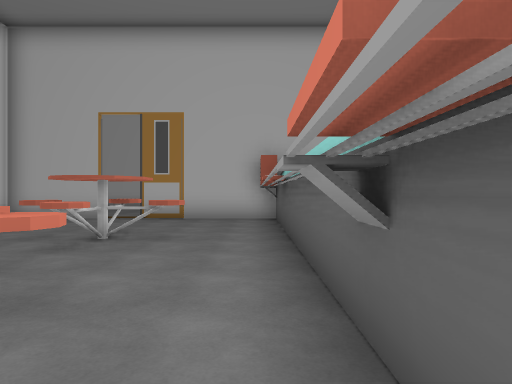
View 1 (above)

24 first-person views from a walk through a 3-D level made in the Unity game engine. The camera is 1.5 m above the floor, looks level and sees 75° across. The floor is counted in squares, 2 m on a side. Each view is taken from the middle of a square. On the plan, view 1 faces up. The plan holds only what a view shows up to about 11 squares ahead; the rest is blank. The place goes on beyond the plan. The player character is not drawn. Some animated figures are left out. Some surface patterns are stand-ins.

View 2
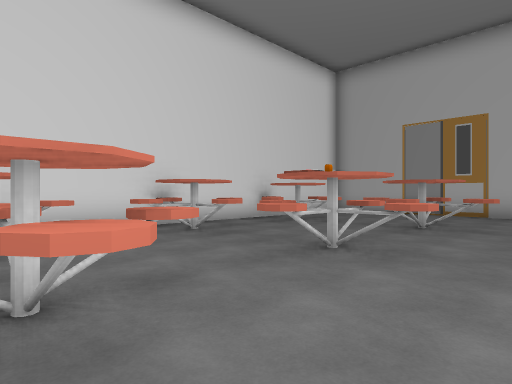

View 3
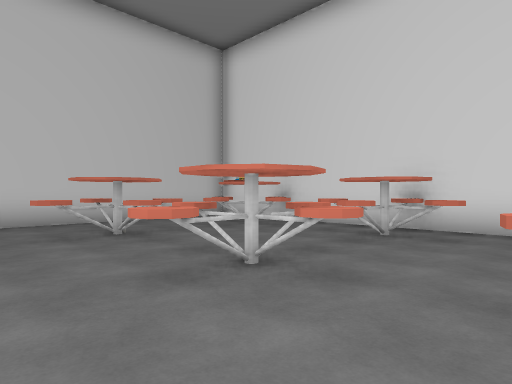

View 4
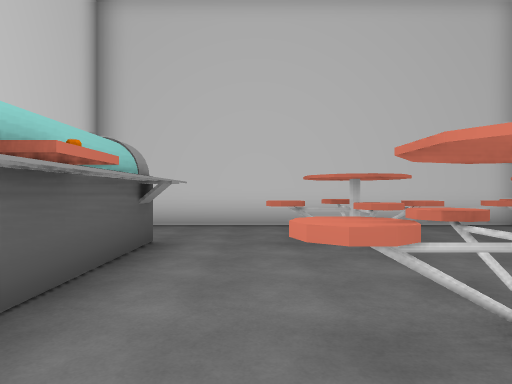

View 5
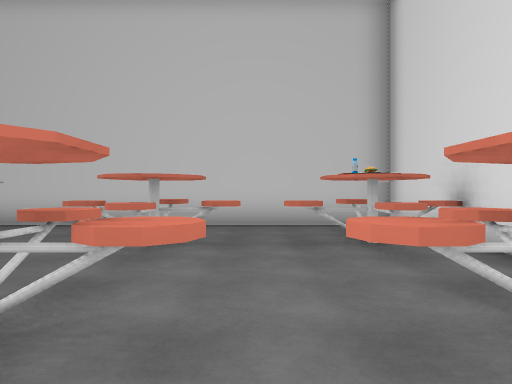

View 6
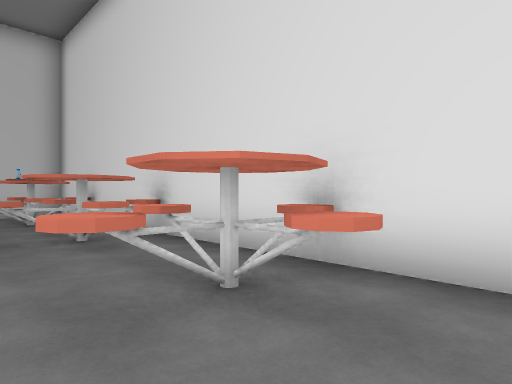

View 7
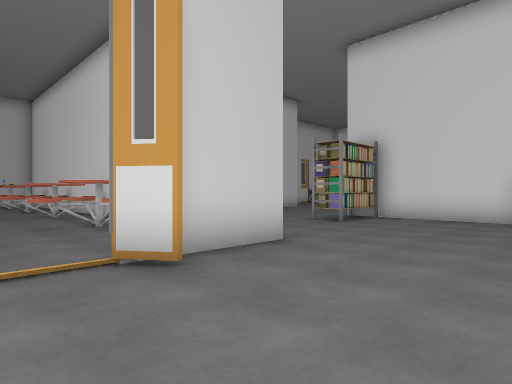

View 8
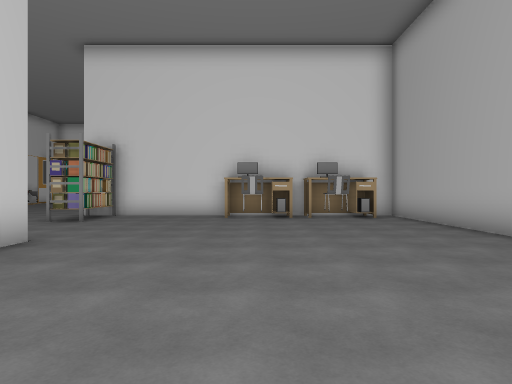

View 9
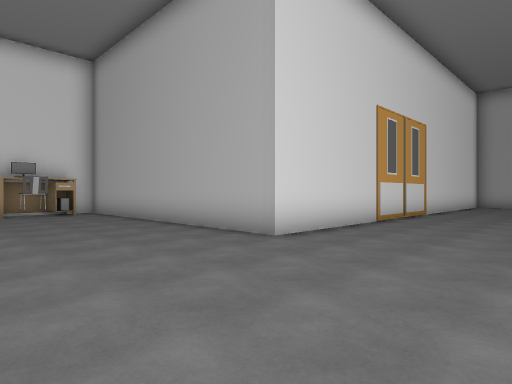

View 10
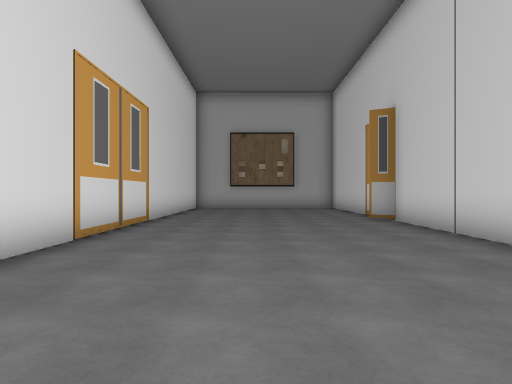

View 11
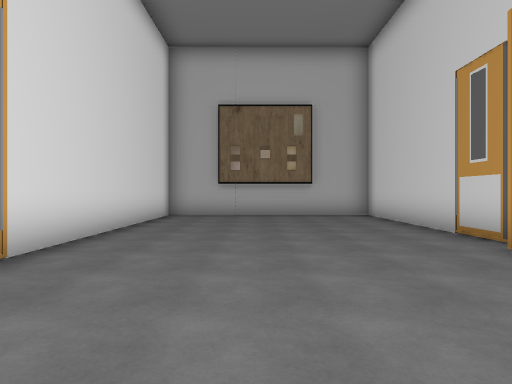

View 12
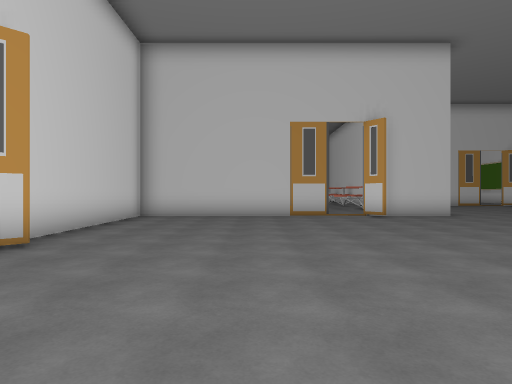

View 13
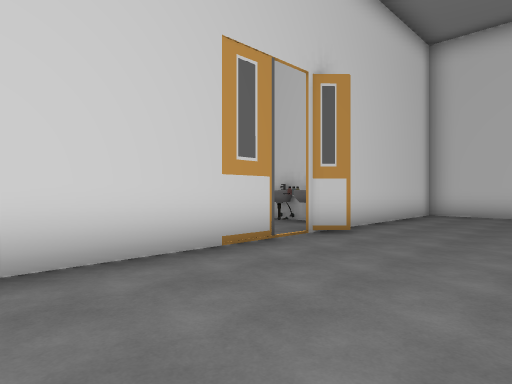

View 14
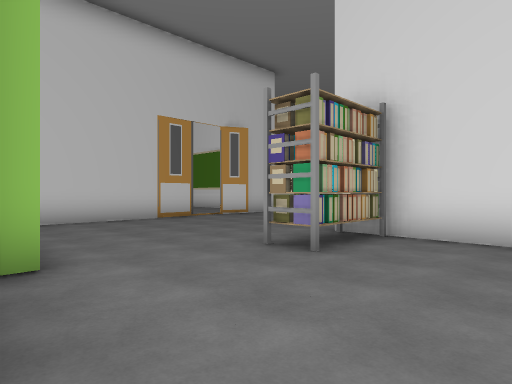

View 15
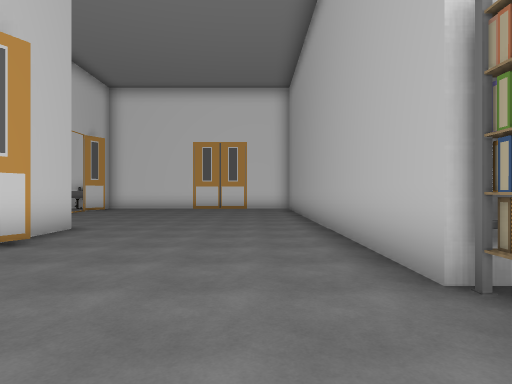

View 16
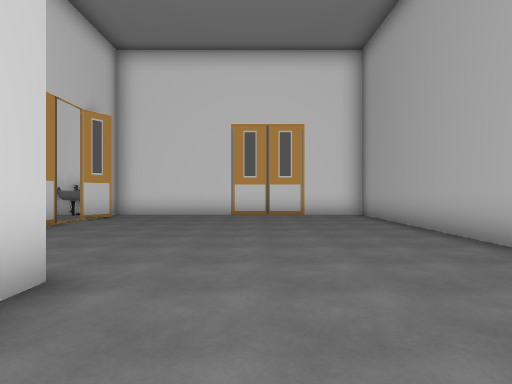

View 17
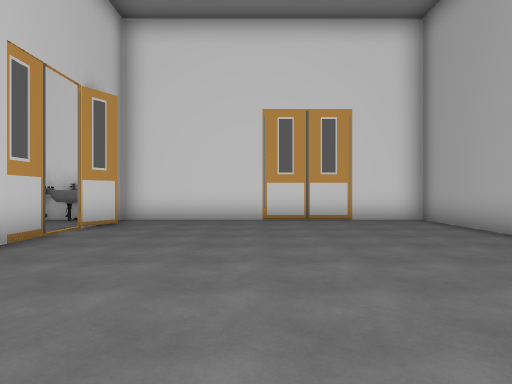

View 18
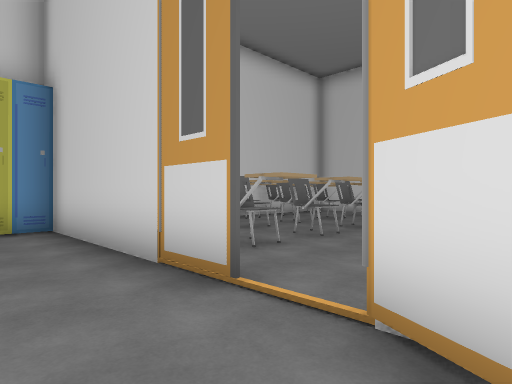

View 19
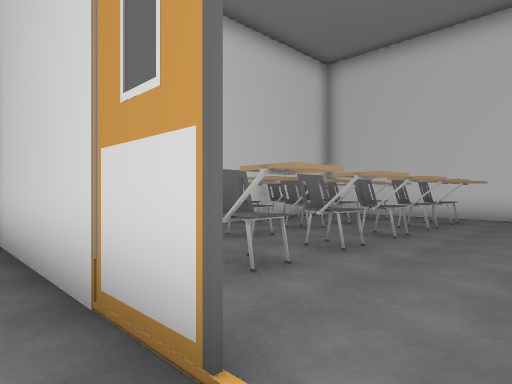

View 20
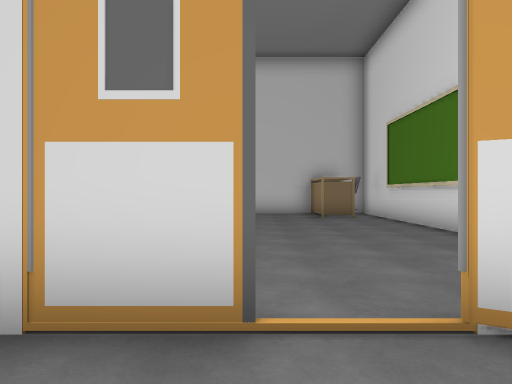

View 21
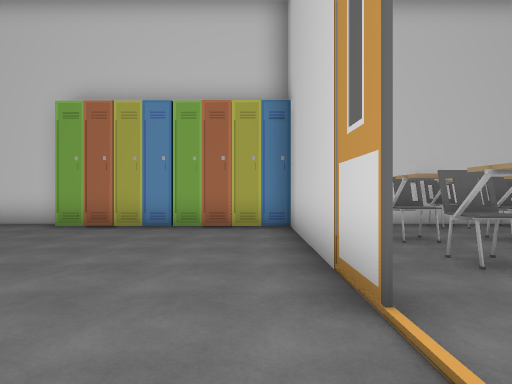

View 22
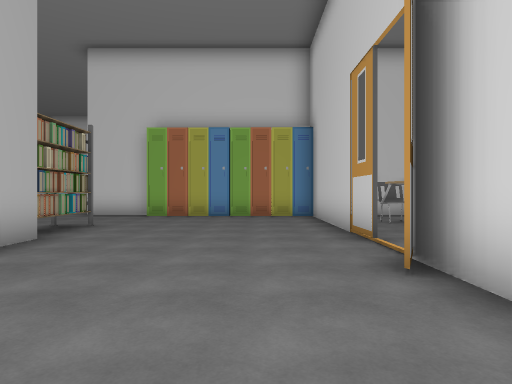

View 23
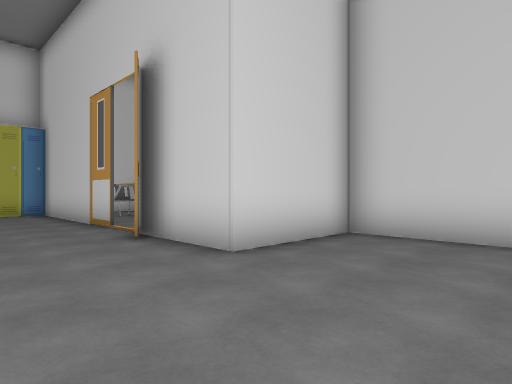

View 24
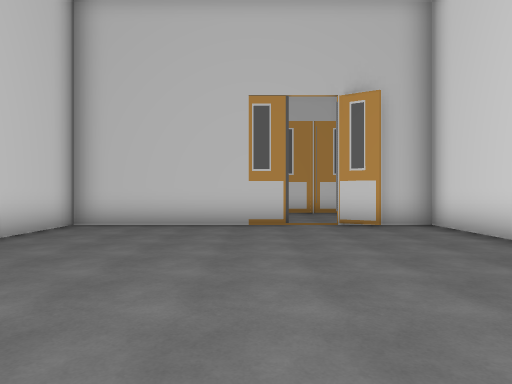

### Floor plan
Points are (right, up) in squares from view 1. A wall is a line through its corners. A room is listed if a view was taken in it or the views show most of it. See-through windows are left out.
Room 1 (views 1, 3, 4, 5, 6)
walls: (-2.1, 5.2) (-3.1, 5.5); (-3.4, -1.6) (-2.5, -1.3); (-2, 5.5) (-2.8, 5.2); (-5.7, -0.6) (-5.7, -1.6); (0.5, 0.6) (0.5, 5.6); (-5.3, -1.4) (-4.7, -1.6); (-2.5, 6.2) (-2.5, 4.4); (-5.7, 6.1) (-5.7, 4.6); (-6.6, -1.5) (-4.8, -1.5); (-7.1, 5.5) (-7.1, -1.9)
low walls: (-2.6, -0.6) (-2.4, -1.1); (-2.3, 5.1) (-2.5, 4.4); (-3.3, -1.5) (-2.8, -1.6); (-3.4, -1.5) (-1.6, -1.5); (-1.6, 5.3) (-2, 5.5); (-1.5, 5.4) (-3.4, 5.4); (-5.8, -0.6) (-5.6, -1.1)
ways out: opening at (-1.7, -1.3) to room 2; opening at (-1.7, 6) to room 3
objects: table (-6, 1) to (-5, 3); table (-3, 1) to (-2, 3)
Room 2 (view 2)
walls: (0.5, -5) (0.5, -2); (-2.5, -2) (-2.3, -2.5); (-1.8, -1.4) (-2.5, -1.6); (-2.5, -0.6) (-2.5, -2.5); (-5.7, -1.6) (-5.7, -2.6); (-7.1, -1.9) (-7.1, -7.6) (1.9, -7.6)
low walls: (-2.5, -2.5) (-2.5, -2); (-2.7, -2.5) (-2.5, -2); (-1.6, -1.5) (-2, -1.6); (-2.3, -0.7) (-2.5, -1.3)
ways out: opening at (-1.7, -1.3) to room 1; opening at (1, -6.5)
objects: table (-6, -6) to (-5, -4); table (-2, -6) to (-2, -4)
Room 3 (views 7, 8, 9, 10, 11, 12, 13, 14, 15, 16, 17, 18, 19, 20, 21, 22, 23, 24)
walls: (-11.7, 16.5) (-11.7, 15.9) (-12.7, 15.9) (-12.7, 15.4); (-11.9, 16.4) (-12.6, 16.4); (-11.7, 14.1) (-11.7, 13.5); (-12.7, 11.6) (-12.7, 7.5) (-15.5, 7.5); (-7.1, 7.5) (-7.1, 9.5) (-5.4, 9.5) (-7.1, 9.5); (-5.9, 5.5) (-5.3, 5.3); (-7.4, 4.8) (-7.8, 4.8) (-7.8, 5.5); (0.6, 9.5) (-1.5, 9.5) (2.6, 9.5) (2.6, 14.6); (2.6, 18.5) (2.6, 24.4); (-18.4, 7.5) (-25, 7.5) (-25, -0.6) (-22.9, -0.6); (-11.6, 2.2) (-7.8, 2.2); (0.5, 5.6) (0.5, 8.8); (2.6, 27.4) (2.6, 31.8) (-3.8, 31.8) (-3.8, 18.4); (-20.5, -0.6) (-16.8, -0.6) (-16.8, 2.2) (-14.5, 2.2)
low walls: (-5.8, 5.4) (-4.8, 5.4)
ways out: opening at (-1.7, 6) to room 1; opening at (-21.5, -1); opening at (4, 16)
objects: rack (-12, 8) to (-11, 8); chair (-12, 13); chair (-12, 15); other object (-8, 3) to (-8, 4); locker (-7, 6); locker (-7, 7); other object (-5, 10); other object (-3, 9) to (-2, 9); other object (2, 25) to (3, 27); other object (3, 16) to (3, 18)

Where each view was taken, in squares from view 1:
view 1: 0 up, 0 right, facing up
view 2: 2 down, 0 right, facing up-left
view 3: 1 up, 0 right, facing down-left
view 4: 0 up, 1 left, facing down
view 5: 0 up, 4 left, facing down
view 6: 4 up, 4 left, facing down-left
view 7: 13 up, 3 left, facing down-left
view 8: 13 up, 2 left, facing left
view 9: 13 up, 0 right, facing up-left
view 10: 16 up, 1 left, facing up
view 11: 21 up, 1 left, facing up
view 12: 20 up, 1 left, facing down
view 13: 21 up, 1 left, facing down-right
view 14: 11 up, 7 left, facing down-left
view 15: 6 up, 10 left, facing left
view 16: 4 up, 14 left, facing left
view 17: 3 up, 16 left, facing left
view 18: 4 up, 15 left, facing down-right
view 19: 3 up, 14 left, facing down-right
view 20: 4 up, 13 left, facing down
view 21: 3 up, 15 left, facing right
view 22: 4 up, 18 left, facing right
view 23: 5 up, 20 left, facing down-right
view 24: 7 up, 21 left, facing down
